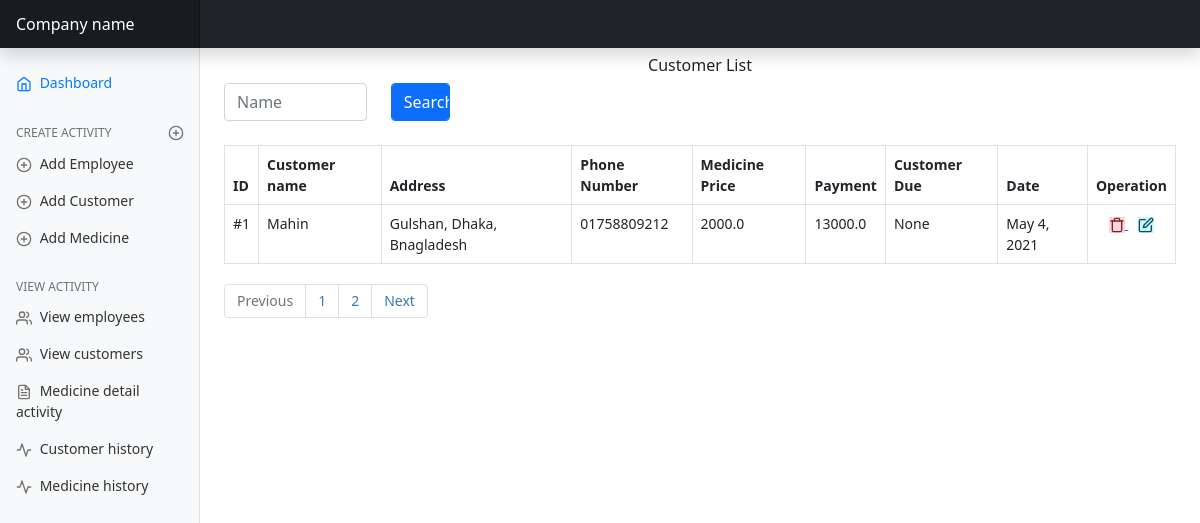
/customer-list/, run on an earlier commit of the app's database.
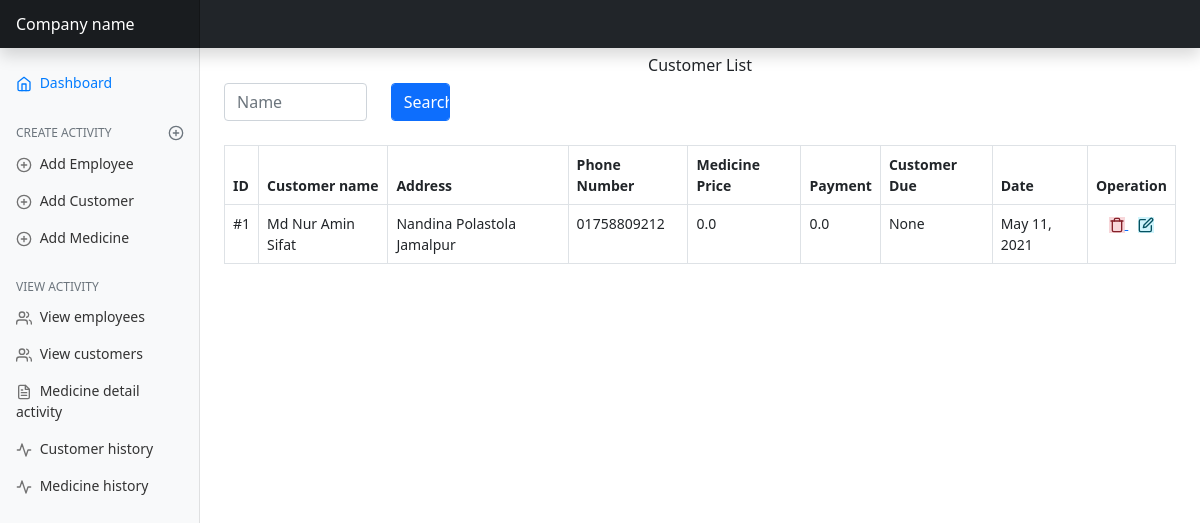
And on a later commit of the database.
### mainApp/models.py (models this page shows, shortened)
class Customer(models.Model):
    customer_name = models.CharField(max_length=255)
    address = models.CharField(max_length=255)
    phone_number = models.CharField(max_length=15)
    medicine_price = models.FloatField()
    payment = models.FloatField(blank=True, default=0.0, null=True)
    payment_at_a_time = models.FloatField(default=0)
    created_at = models.DateField(auto_now_add=True)
    class Meta:
        ordering = ('-created_at',)
    def customer_due(self):
        if self.medicine_price > self.payment:
            return self.medicine_price - self.payment

### mainApp/views.py (the view)
# urls.py: path('customer-list/', views.CustomerList.as_view(), name='customer-list'),
class CustomerList(View):
    def get(self, request):
        customers = Customer.objects.all()
        search = request.GET.get('q')
        if search:
            customers = Customer.objects.filter(
                Q(customer_name__icontains=search)
            ).distinct()
        page = request.GET.get('page', 1)
        paginator = Paginator(customers, per_page=1)
        try:
            customers = paginator.page(page)
        except PageNotAnInteger as e:
            customers = paginator.page(1)
        except EmptyPage:
            customers = Paginator.page(paginator.num_pages)
        return render(request, 'customer/customer_list.html', {
            'customers': customers,
        })

### mainApp/templates/customer/customer_list.html (shortened to what this page needs)
{% extends 'base.html' %}
{% block content %}
    <h6 class="text-center mt-2">Customer List</h6>
    <div class="col-lg-6 col-md-6 col-sm-12 text-center mb-4 align-items-center">
        <form class="row mb-4" method="GET">
            <div class="col-md-4">
                <input type="text" name="q" class="form-control" placeholder="Name"
                       aria-label="First name">
            </div>
            <div class="col-md-2">
                <input type="submit" class="form-control btn btn-primary" VALUE="Search"/>
            </div>
        </form>
    </div>
    <table id="example" class="table table-bordered" style="width:100%">
        <thead>
        <tr>
            <th>ID</th>
            <th>Customer name</th>
            <th>Address</th>
            <th>Phone Number</th>
            <th>Medicine Price</th>
            <th>Payment</th>
            <th>Customer Due</th>
            <th>Date</th>
            <th>Operation</th>
        </tr>
        </thead>
        <tbody id="tbody">
        {% for customer in customers %}
            {% if  customer.customer_name %}
                <tr>
                    <td>#{{ forloop.counter }} </td>
                    <td>{{ customer.customer_name }}</td>
                    <td>{{ customer.address }}</td>
                    <td>{{ customer.phone_number }}</td>
                    <td>{{ customer.medicine_price }}</td>
                    <td>{{ customer.payment }}</td>
                    <td>{{ customer.customer_due }}</td>
                    <td>{{ customer.created_at }}</td>
                    <td style="text-align: center">
                        <a href="{% url 'delete-customer' customer.id %}">
                            <span class="alert-danger" data-feather="trash"></span>
                        </a>
                        <a style="margin-left: 10px" href="{% url 'update-customer' customer.id %}"
                        >
                            <span id="modal-form" class="alert-info"
                                  data-feather="edit"></span>
                        </a>
                    </td>
                </tr>
            {% endif %}
        {% endfor %}
        </tbody>
    </table>
    <nav aria-label="Page navigation example">
        {% if customers.has_other_pages %}
            <ul class="pagination">
                {% if customers.has_previous %}
                    <li class="page-item"><a class="page-link"
                                             href="?page={{ customers.previous_page_number }}">Previous</a>
                    </li>
                {% else %}
                    <li class="page-item disabled"><a class="page-link" href="#">Previous</a></li>
                {% endif %}
                {% for i in customers.paginator.page_range %}
                    {% if employees.number == i %}
                        <li class="page-item disabled"><a class="page-link" href="#">{{ i }}</a></li>
                    {% else %}
                        <li class="page-item"><a href="?page={{ i }}">{{ i }}</a></li>
                    {% endif %}
                {% endfor %}
                {% if customers.has_next %}
                    <li class="page-item"><a class="page-link" href="?page={{ customers.next_page_number }}">Next</a>
                    </li>
                {% else %}
                    <li class="page-item disabled"><a class="page-link" href="#">Next</a></li>
                {% endif %}
            </ul>
        {% endif %}
    </nav>
{% endblock content %}

What changed in the data, as far as the page shows it:
removed Customer: customer_name "Mahin", address "Gulshan, Dhaka, Bnagladesh", phone_number "01758809212", medicine_price "2000.0", payment "13000.0", customer_due "None", created_at "May 4, 2021"
now on this page (row edited): Customer: customer_name "Md Nur Amin Sifat", address "Nandina Polastola Jamalpur", phone_number "01758809212", medicine_price "0.0", payment "0.0", customer_due "None", created_at "May 11, 2021"
Also different on the page:
text no longer shown: "Previous Next"
list line gone: "1"
list line gone: "2"
